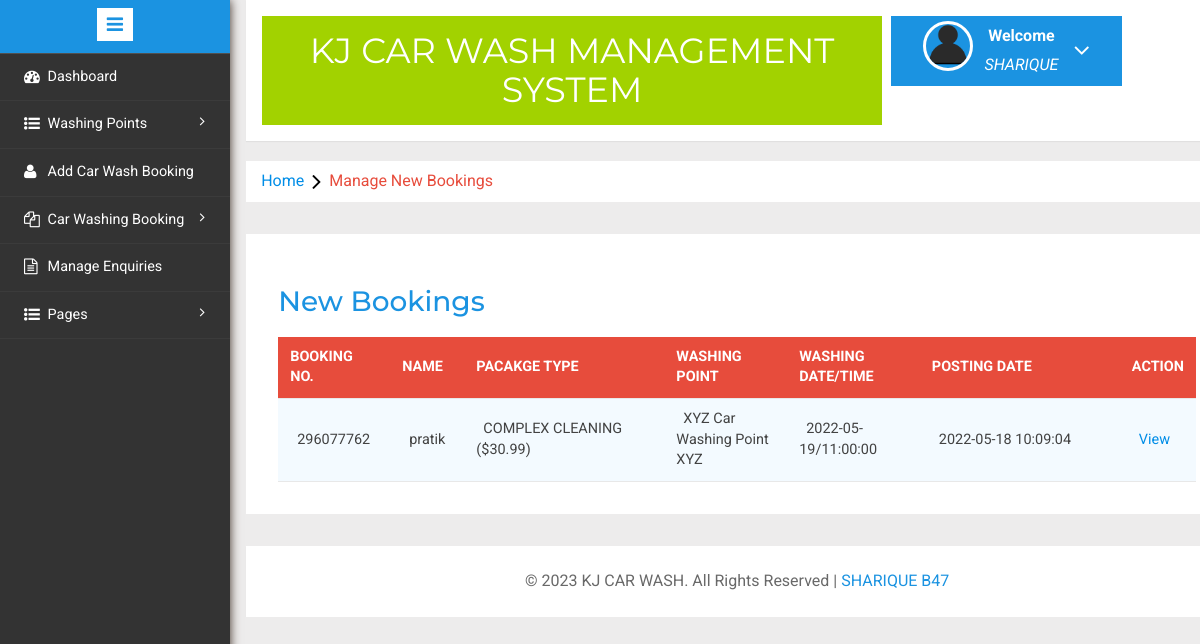
Screenshot of /cwms/admin/new-booking.php (signed in) with the database file from the repository.
### tables this page shows
CREATE TABLE `tblcarwashbooking` (
  `id` int(11) NOT NULL,
  `bookingId` bigint(10) DEFAULT NULL,
  `packageType` varchar(120) DEFAULT NULL,
  `carWashPoint` int(11) DEFAULT NULL,
  `fullName` varchar(150) DEFAULT NULL,
  `mobileNumber` bigint(12) DEFAULT NULL,
  `washDate` date DEFAULT NULL,
  `washTime` time DEFAULT NULL,
  `message` mediumtext DEFAULT NULL,
  `status` varchar(120) DEFAULT NULL,
  `adminRemark` mediumtext DEFAULT NULL,
  `paymentMode` varchar(120) DEFAULT NULL,
  `txnNumber` varchar(120) DEFAULT NULL,
  `postingDate` timestamp NULL DEFAULT current_timestamp(),
  `lastUpdationDate` timestamp NULL DEFAULT NULL ON UPDATE current_timestamp()
);

CREATE TABLE `tblwashingpoints` (
  `id` int(11) NOT NULL,
  `washingPointName` varchar(255) DEFAULT NULL,
  `washingPointAddress` varchar(255) DEFAULT NULL,
  `contactNumber` bigint(20) DEFAULT NULL,
  `creationDate` timestamp NOT NULL DEFAULT current_timestamp()
);

### cwms/admin/new-booking.php (the view, shortened to what this page needs)
<?php
include('includes/config.php');
if(strlen($_SESSION['alogin'])==0)
	{
header('location:index.php');
}
else{
	?>
<!DOCTYPE HTML>
<html>
<head>
<link href="css/bootstrap.min.css" rel='stylesheet' type='text/css' />
<link href="css/style.css" rel='stylesheet' type='text/css' />
<link rel="stylesheet" href="css/morris.css" type="text/css"/>
<link href="css/font-awesome.css" rel="stylesheet">
<link rel="stylesheet" type="text/css" href="css/table-style.css" />
<link rel="stylesheet" type="text/css" href="css/basictable.css" />
<link rel="stylesheet" href="css/icon-font.min.css" type='text/css' />
</head>
<body>
   <div class="page-container">
<div class="left-content">
	   <div class="mother-grid-inner">
				<?php include('includes/header.php');?>
				</div>
<ol class="breadcrumb">
                <li class="breadcrumb-item"><a href="dashboard.php">Home</a><i class="fa fa-angle-right"></i>Manage New Bookings</li>
            </ol>
<div class="agile-grids">
				<div class="agile-tables">
					<div class="w3l-table-info">
					  <h2>New Bookings</h2>
					    <table id="table">
						<thead>
						  <tr>
						  <th>Booking No.</th>
							<th>Name</th>
							<th width="200">Pacakge Type</th>
							<th>Washing Point </th>
							<th>Washing Date/Time </th>
							<th width="200">Posting date </th>
							<th>Action </th>
						  </tr>
						</thead>
						<tbody>
<?php $sql = "SELECT *,tblcarwashbooking.id as bid from tblcarwashbooking
join tblwashingpoints on tblwashingpoints.id=tblcarwashbooking.carWashPoint
 where status='New'";
$query = $dbh -> prepare($sql);
$query->execute();
$results=$query->fetchAll(PDO::FETCH_OBJ);
if($query->rowCount() > 0)
{
foreach($results as $result)
{				?>
						  <tr>
							<td><?php echo htmlentities($result->bookingId);?></td>
							<td><?php echo htmlentities($result->fullName);?></td>
								<td width="50">
								<?php $ptype=$result->packageType;
if($ptype==3): echo "COMPLEX CLEANING ($30.99)";endif;
							?></td>
							<td><?php echo htmlentities($result->washingPointName	);?><br />
								<?php echo htmlentities($result->washingPointAddress);?></td>
							<td><?php echo htmlentities($result->washDate."/".$result->washTime);?></td>
								<td><?php echo htmlentities($result->postingDate);?></td>
<td><a href="booking-details.php?bid=<?php echo htmlentities($result->bid);?>&&bookingid=<?php echo htmlentities($result->bookingId);?>">View</a>
</td>
<?php } ?>
</tr>
						 <?php } else { ?>
						 	<tr>
						 		<td colspan="6" style="color:red;">No Record found</td>
						 	</tr>
						 <?php } ?>
						</tbody>
					  </table>
					</div>
			</div>
<?php include('includes/footer.php');?>
</div>
</div>
						<?php include('includes/sidebarmenu.php');?>
							</div>
</body>
</html>
<?php } ?>

### cwms/admin/css/table-style.css (style rules this page uses)
table { background: white; border-collapse: collapse; margin: 1.25em 0 0; width: 100%; }
table tr, table th, table td { border: none; border-bottom: 1px solid #e8e8e8; font-size: .95em; }
table th, table td { padding: 10px 12px; text-align: left; }
table th { background: #e74c3c; color: #fff; text-transform: uppercase; }
table tr td { background: #f3faff; color: #424242; }
table { width: 100%; }

### rows the page displays
tblcarwashbooking: bookingId "296077762", fullName "pratik", packageType "COMPLEX CLEANING ($30.99)", carWashPoint.washingPointName "XYZ Car Washing Point", carWashPoint.washingPointAddress "XYZ", washDate+washTime "2022-05-19/11:00:00", postingDate "2022-05-18 10:09:04"
